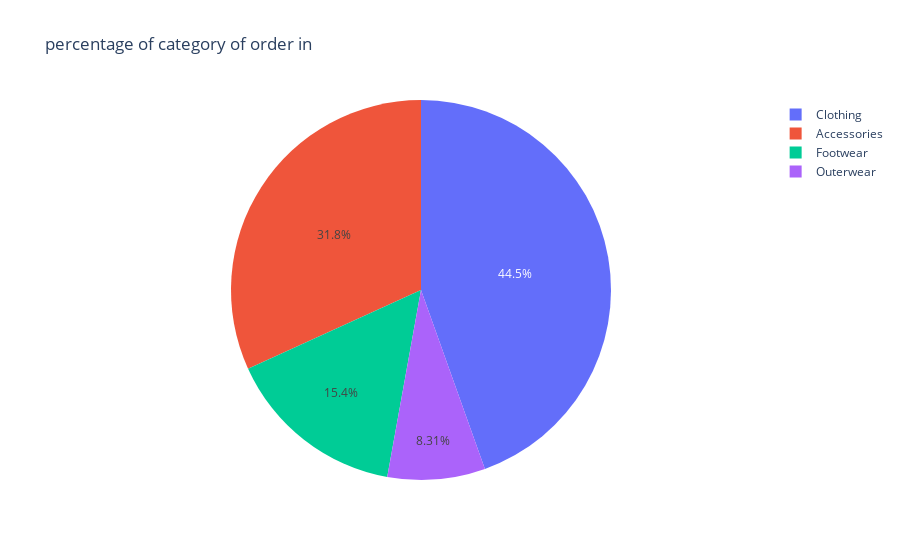

This figure's notebook cell:
### Markdown cell above
# The most categeoty have order is Clothing

### Code cell
px.pie(data_frame=df,names='Category',title='percentage of category of order in')

### Figure 1 — Plotly figure (JSON) as saved in the notebook; plotly's stock layout.template omitted (floating-point values rounded to 4 significant figures; data arrays with more than 128 entries replaced by an {"elided": "..."} marker saying what was removed)
{"data": [{"domain": {"x": [0, 1], "y": [0, 1]}, "hovertemplate": "Category=%{label}<extra></extra>", "labels": {"elided": "3900 str values"}, "legendgroup": "", "name": "", "showlegend": true, "type": "pie"}], "layout": {"autosize": true, "legend": {"tracegroupgap": 0}, "title": {"text": "percentage of category of order in"}}}
